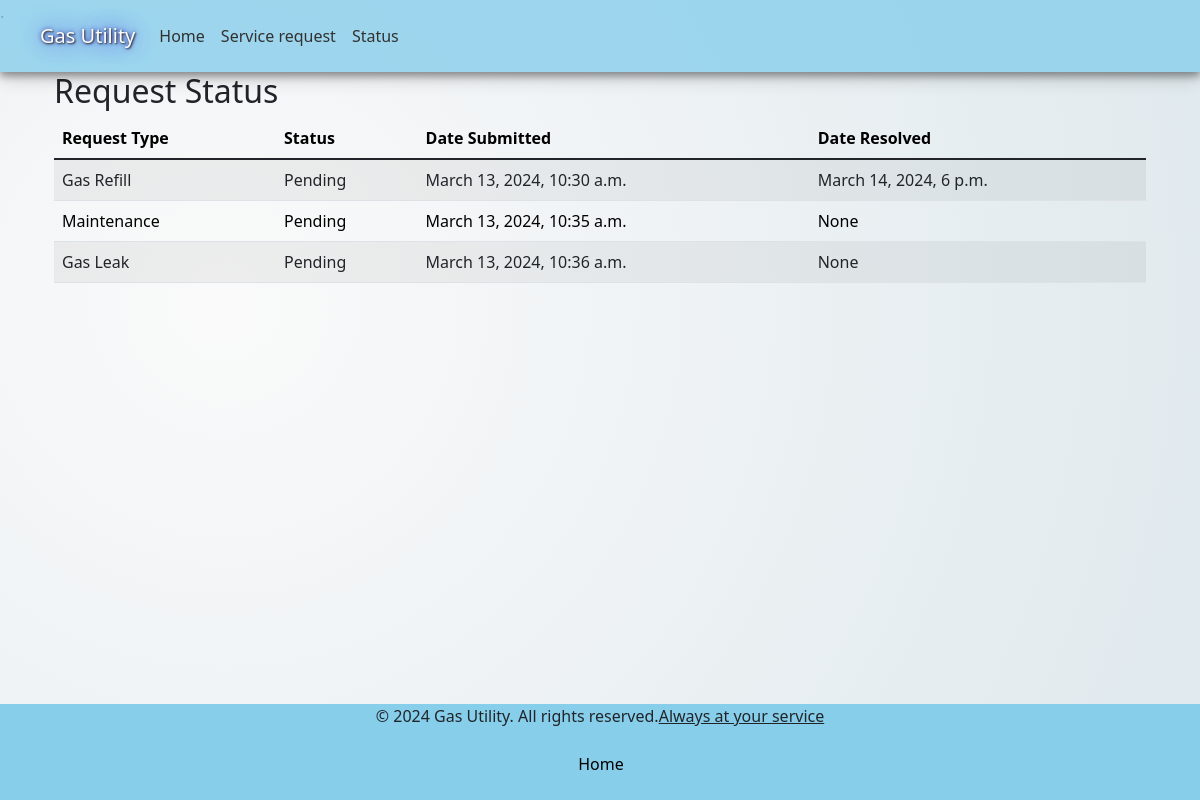
The app's page /request_status/ with its own data.
### gas_utility/models.py (models this page shows, shortened)
class ServiceRequest(models.Model):
    STATUS_CHOICES = (
        ('Pending', 'Pending'),
        ('In Progress', 'In Progress'),
        ('Completed', 'Completed'),
    )
    REQUEST_TYPES = (
        ('Gas Leak', 'Gas Leak'),
        ('Meter Installation', 'Meter Installation'),
        ('Maintenance', 'Maintenance'),
        ('Gas Refill','Gas Refill')
    )
    request_type = models.CharField(max_length=100, choices=REQUEST_TYPES)
    details = models.TextField(null=True,blank=True)
    attachment = models.FileField(upload_to='attachments/', blank=True, null=True)
    status = models.CharField(max_length=20, choices=STATUS_CHOICES, default='Pending')
    date_submitted = models.DateTimeField(auto_now_add=True)
    date_resolved = models.DateTimeField(null=True, blank=True)

### gas_utility/views.py (the view)
# urls.py: path('request_status/', views.request_status, name='request_status'),
def request_status(request):
    service_requests = ServiceRequest.objects.all()
    return render(request, 'gas_utility/request_status.html', {'service_requests': service_requests})

### templates/gas_utility/request_status.html
{% extends 'gas_utility/home.html' %}
{% block content %}
<div class="container mt-4">
        <div class="row justify-content-center my-5">
            <div class="col-md-12">
    <h2>Request Status</h2>
    <table  class="table table-striped">
        <thead>
            <tr>
                <th>Request Type</th>
                <th>Status</th>
                <th>Date Submitted</th>
                <th>Date Resolved</th>
            </tr>
        </thead>
        <tbody class="table-group-divider">
            {% for service_request in service_requests %}
            <tr>
                <td>{{ service_request.request_type }}</td>
                <td>{{ service_request.status }}</td>
                <td>{{ service_request.date_submitted }}</td>
                <td>{{ service_request.date_resolved }}</td>
            </tr>
            {% endfor %}
        </tbody>
    </table>
            </div>
        </div>
</div>
{% endblock %}

### templates/gas_utility/home.html (shortened to what this page needs)
<!DOCTYPE html>
{%load static%}
{% load django_bootstrap5 %}
<html lang="en">
<head>
            {% bootstrap_css %} {% bootstrap_javascript %}.
    <link href="https://cdn.jsdelivr.net/npm/bootstrap@5.0.2/dist/css/bootstrap.min.css" rel="stylesheet">
</head>
<body>
<nav class="navbar fixed-top navbar-expand-lg  p-3 mb-2 mix-black-40 text-dark">
  <div class="container-fluid">
    <a class="navbar-brand" href="#" style="text-shadow: 1px 1px 2px black, 0 0 25px blue, 0 0 5px darkblue;color:white">Gas Utility</a>
    <div class="collapse navbar-collapse" id="navbarNavAltMarkup">
      <div class="navbar-nav">
        <a class="nav-link " aria-current="page" href="" target="_self" style="color:black;">Home</a>
            <a class="nav-link" href="{% url 'submit_request' %}" style="color:black;" >Service request</a>
            <a class="nav-link" href="{% url 'request_status' %}" style="color:black;">Status</a>
      </div>
    </div>
  </div>
</nav>
<main>
    {% block content %}{% endblock %}
  </main>
<footer>
    <p>&copy; 2024 Gas Utility. All rights reserved.<u>Always at your service</u></p>
      <div class="footer-menu">
                <ul class="f-menu">
                    <li><a class="nav-link" href="" style="color:black;">Home</a></li>
				</ul>
      </div>
</footer>
</body>
</html>

### templates/gas_utility/home.html (style rules this page uses)
body { background:radial-gradient(circle at 18.7% 37.8%, rgb(250, 250, 250) 0%, rgb(225, 234, 238) 90%); display: flex; flex-direction: column; min-height: 100vh; }
main { flex: 1; }
nav { background-image:linear-gradient(to right,rgb(135, 206, 235),rgb(135, 206, 235)); box-shadow: 0 4px 8px 0 rgba(0, 0, 0, 0.5), 0 6px 20px 0 rgba(0, 0, 0, 0.19); opacity:0.8; z-index:99; }
footer { background-image:linear-gradient(to right, rgb(135, 206, 235), rgb(135, 206, 235)); text-align: center; }
.footer-menu { float: center; display: flex; align-items: center; justify-content: center; margin: 1rem 0 0rem 0; }
.footer-menu ul { display: flex; }
.footer-menu ul li { padding-right: 30px; display: block; }
.footer-menu ul li a { color: white; text-decoration: none; }

### records on screen
ServiceRequest: request_type "Gas Refill", status "Pending", date_submitted "March 13, 2024, 10:30 a.m.", date_resolved "March 14, 2024, 6 p.m."
ServiceRequest: request_type "Maintenance", status "Pending", date_submitted "March 13, 2024, 10:35 a.m.", date_resolved "None"
ServiceRequest: request_type "Gas Leak", status "Pending", date_submitted "March 13, 2024, 10:36 a.m.", date_resolved "None"
